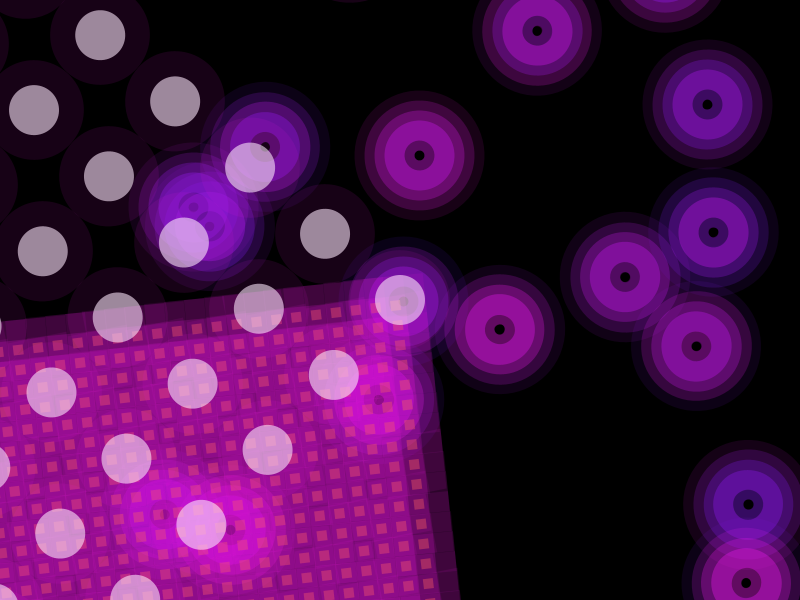
Frame 1 (no input)
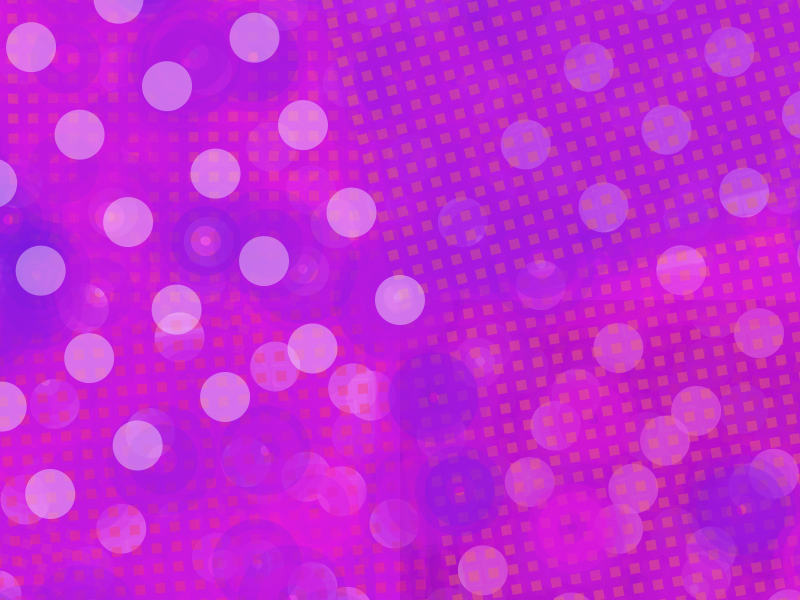
Frame 60 (the mouse pressed at the canvas centre just before this capture)
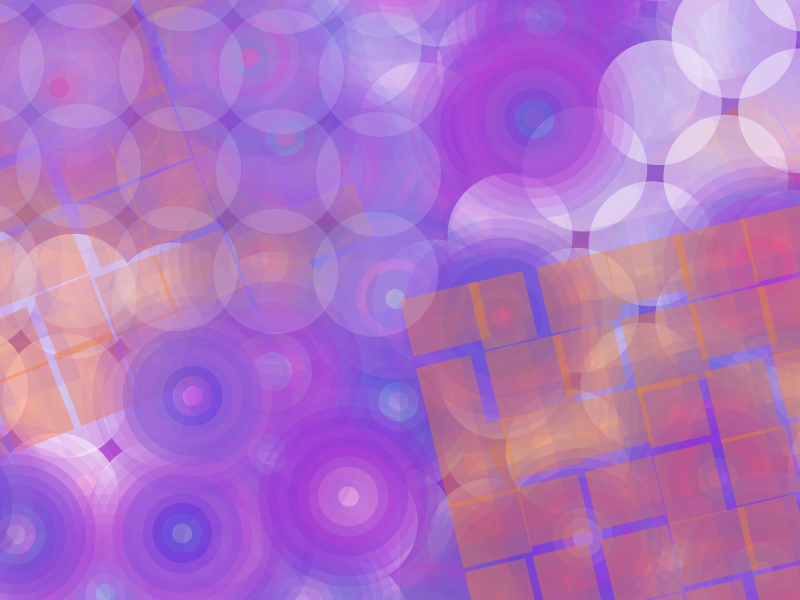
Frame 120 (the mouse held since frame 60 and released just before this capture)

The Processing sketch that drew these frames (run headless with seeded random() and noise(); from frame 60 on, the mouse is pressed at the canvas centre):

// Processing sketch: processing_71923
// ── processing_71923.pde

float deg = 0;
float deg2 = radians(30); 

int numCircles = 10;
int spacing = 20;

void setup() {
  size(800, 600);
  smooth();
  background(0);
}
void draw() { 

  //background circles
  translate(width/2, height/2);
  fill(0, 0, 0, 10);
  rect(0, 0, width, height);
  for (int i =0; i < 9; i++) {
    for (int j = 0; j < 7; j++) {
      eyes(i*100+int(random(5)), j*100+int(random(5)), int(map(mouseX, 0, 800, 5, 10)));
    }
  }
  //orange squares
  rotate(deg2); 
  fill(255, random(80, 190), 31, 100); 
  for (int a = 0; a < width; a+= map(mouseX, 0, 800, 20, 120)) {
    for (int b=0; b < height; b += map(mouseX, 0, 800, 20, 120)) {  
      rect(a, b, map(mouseX, 0, 800, 10, random(100, 150)), map(mouseY, 0, 600, 10, random(100, 150)));
      deg2+= map(mouseX, 0, 800, 1, 0.1);
    }
  }
  //white circles 
  rotate(deg); 
  //fill(map(mouseX, 0,800,220,random(1,255)),map(mouseX, 0,800,220,random(1,255)),map(mouseX, 0,800,220,random(1,255)),map(mouseX, 0,800,220,random(1,255)));
  fill(255, random(10, 200));
  for (int a = int(map(mouseX, 0, 800, 0, 50)); a < width; a+= 100) {
    for (int b= int(map(mouseX, 0, 800, 0, 50)); b < height; b += 100) {  
      ellipse(a, b, map(mouseX, 0, 800, 50,200), map(mouseX, 0, 800, 50,200)); 
      deg+= 0.25;
    }
  }
}

void eyes(int xPos, int yPos, int numCircles) {
  rotate(deg);
  stroke(127);
  strokeWeight(3);
  noFill();

  for (int i=0;i < numCircles;i++)
  {
    stroke(map(mouseX, 0, 800, random(90, 255), random(1, 255)), map(mouseX, 0, 800, 25, random(1, 255)), map(mouseX, 0, 800, 222, random(200, random(1, 255))), map(i, 0, numCircles, 127, 0));
    strokeWeight(50);
    ellipse(xPos, yPos, map(mouseX, 0, 800, i*spacing, i*spacing+100), map(mouseX, 0, 800, i*spacing, i*spacing+100));
    deg++;
  }
}
